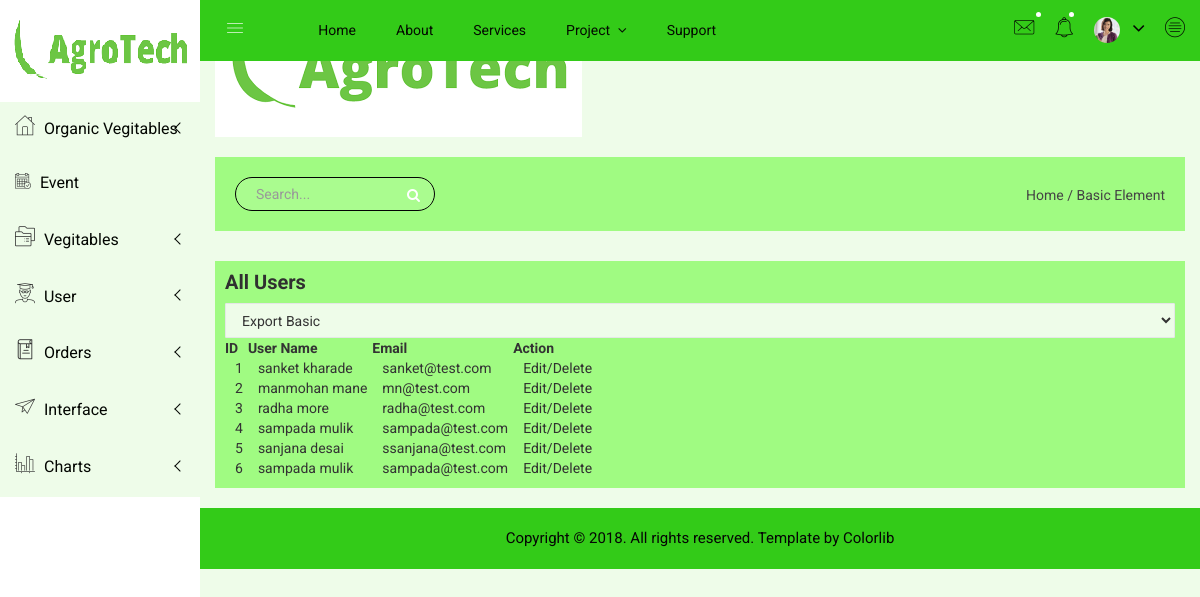
The app's page /index.php/user/all_user, older data.
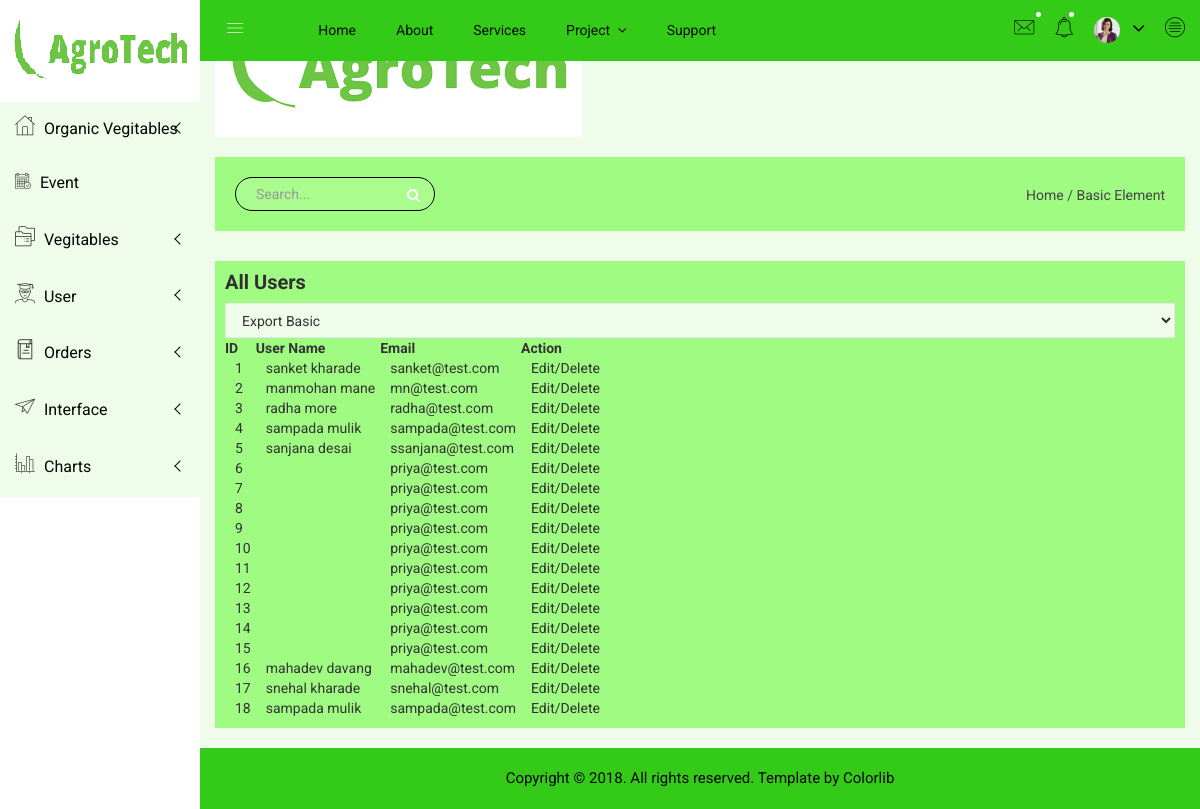
The same page, newer data.
### tables this page shows
CREATE TABLE IF NOT EXISTS `user_mst` (
  `user_id` int(11) NOT NULL AUTO_INCREMENT,
  `user_name` varchar(255) NOT NULL,
  `password` varchar(255) NOT NULL,
  `email` varchar(255) NOT NULL,
  `user_type` int(11) NOT NULL,
  PRIMARY KEY (`user_id`)
);

### application/views/includes/main_layout.php (called while the page is built, shortened)
<?php
$this->load->view('includes/header');
$this->load->view('includes/left_menu');
$this->load->view('includes/mobile_menu_area');
$this->load->view($inner_view);
?>

### application/controllers/User.php (called while the page is built, shortened)
<?php
class User extends CI_Controller {
	function __construct(){
		$this->load->Model('User_Model');
		$config['upload_path']          = './uploads/vegetables/';
        $config['allowed_types']        = 'gif|jpg|png|jpeg';
        $config['max_size']             = 500;
        $config['max_width']            = 1024;
        $config['max_height']           = 768;
        $this->load->library('upload', $config);
		}
	function all_user(){
		$rs=$this->User_Model->get_all_users();
		$data['inner_view']='user_list';
		$data['result']=$rs;
		$this->load->view('includes/main_layout',$data);
	}
}
?>

### index.php (called while the page is built, shortened)
<?php
require_once BASEPATH.'core/CodeIgniter.php';

### application/models/User_Model.php (called while the page is built, shortened)
<?php
class User_Model extends CI_Model {
	function get_all_users(){
		$result=$this->db->get('user_mst');
		return $result->result_array();
	}
}
?>

### application/views/user_list.php (the view, shortened to what this page needs)
<div class="data-table-area mg-b-15">
            <div class="container-fluid">
                <div class="row">
                    <div class="col-lg-12 col-md-12 col-sm-12 col-xs-12">
                        <div class="sparkline13-list">
                            <div class="sparkline13-hd">
                                <div class="main-sparkline13-hd">
                                    <h1>All Users<span class="table-project-n"></span></h1>
                                </div>
                            </div>
                            <div class="sparkline13-graph">
                                <div class="datatable-dashv1-list custom-datatable-overright">
                                    <div id="toolbar">
                                        <select class="form-control dt-tb">
											<option value="">Export Basic</option>
										</select>
                                    </div>
                                    <table id="table" data-toggle="table" data-pagination="true" data-search="true" data-show-columns="true" data-show-pagination-switch="true" data-show-refresh="true" data-key-events="true" data-show-toggle="true" data-resizable="true" data-cookie="true"
                                        data-cookie-id-table="saveId" data-show-export="true" data-click-to-select="true" data-toolbar="#toolbar">
                                        <thead>
                                            <tr>
                                                <th data-field="id">ID</th>
                                                <th data-field="name" data-editable="true">User Name</th>
                                                <th data-field="price" data-editable="true">Email</th>
                                                <th data-field="action">Action</th>
                                            </tr>
                                        </thead>
                                        <tbody>
                                        <?php for($i=0;$i<count($result);$i++){?>
                                            <tr>
                                            <td><?php echo $i+1;?></td>
                                            <td><?php echo $result[$i]['user_name'];?></td>
                                            <td><?php echo $result[$i]['email']?></td>
                                            <td ><a href="<?php echo  base_url().'User/edit_user/'.$result[$i]['user_id']?>">Edit</a>/<a href="<?php echo  base_url().'User/delete_user/'.$result[$i]['user_id']?>">Delete</a></td>
                                            </tr>
                                             <?php } ?>
                                      </tbody>
                                    </table>
                                </div>
                            </div>
                        </div>
                    </div>
                </div>
            </div>
        </div>

Row changes from the older to the newer data that the page shows:
added user_mst: email "priya@test.com"
added user_mst: email "priya@test.com"
added user_mst: email "priya@test.com"
added user_mst: email "priya@test.com"
added user_mst: email "priya@test.com"
added user_mst: email "priya@test.com"
added user_mst: email "priya@test.com"
added user_mst: email "priya@test.com"
added user_mst: email "priya@test.com"
added user_mst: email "priya@test.com"
added user_mst: user_name "mahadev davang", email "mahadev@test.com"
added user_mst: user_name "snehal kharade", email "snehal@test.com"
